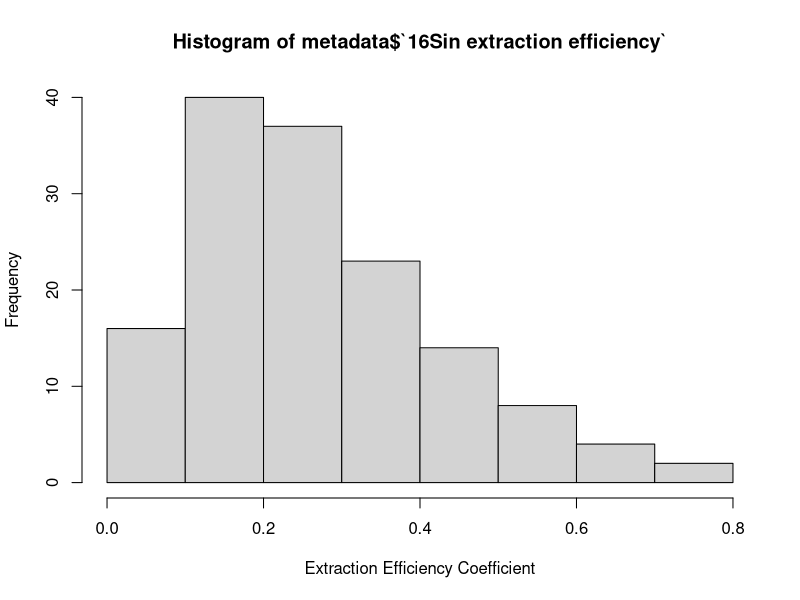
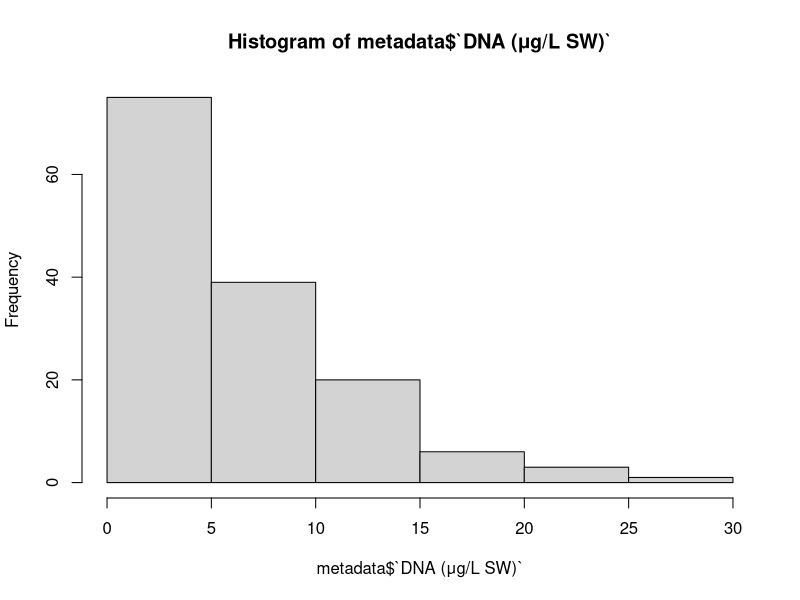
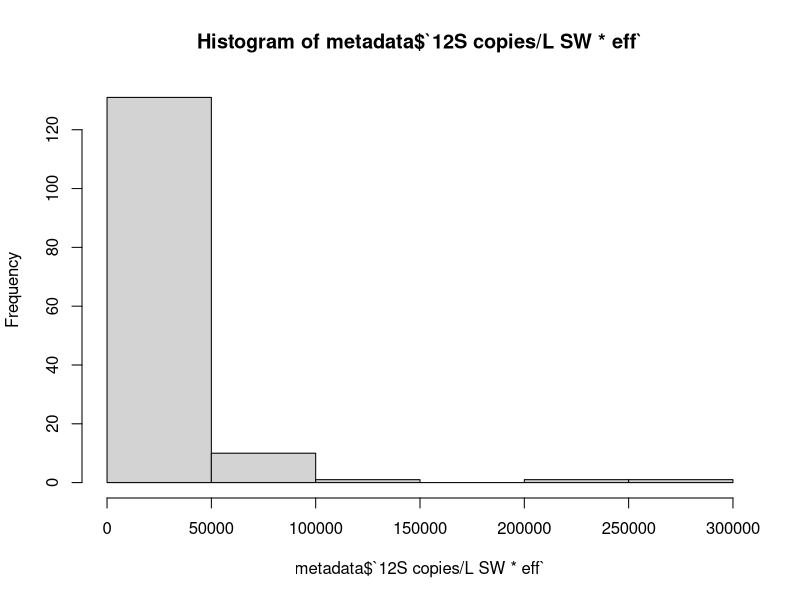
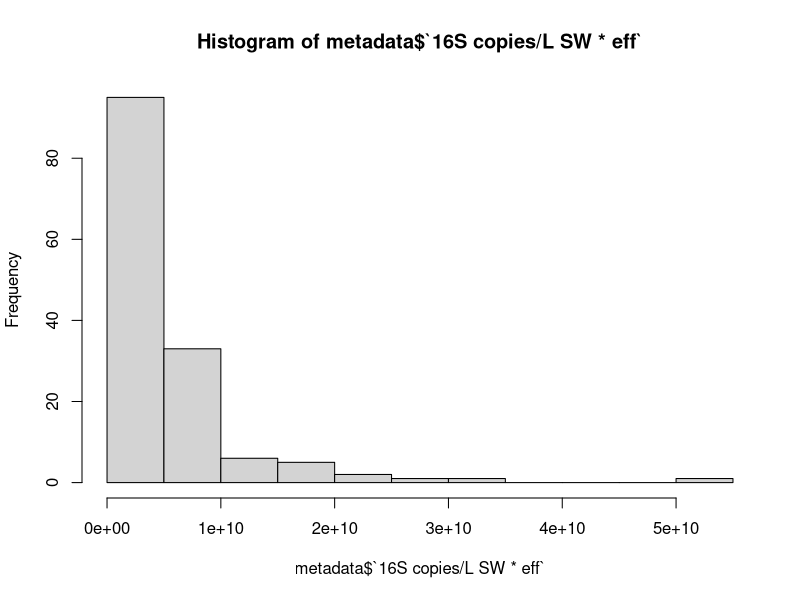
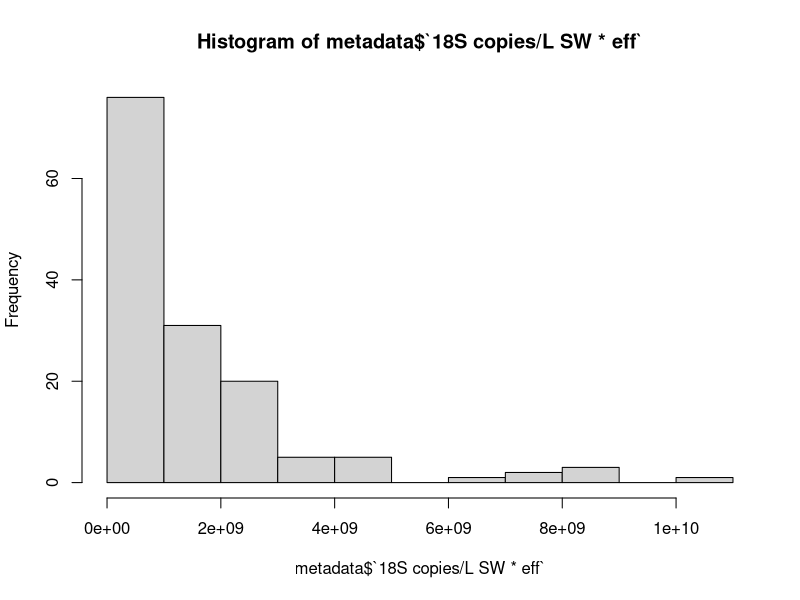
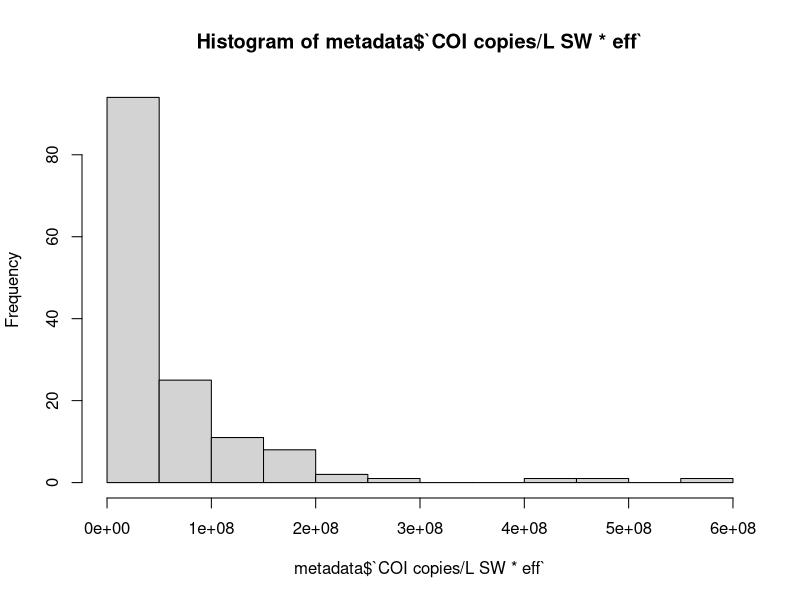

The R script that drew these images, in order:
library(tidyverse)
library(lubridate)
library(ggpubr)      # For data checks
library(GGally)      # For data checks

###################
### Data + metadata import, tidy, and format
###################
metadata <-  read_tsv("data/metadata_and_qPCR.txt")

# remove empty rows
if (all(is.na(tail(metadata, 1)))) {
  metadata <- metadata %>%
    slice(-n())
}

# Convert columns' data types accordingly and add rxn volumes
metadata <- metadata %>%
  mutate(across(c(latitude, longitude, `18S_DADA2_reads`, `18S_spike_main_ASV`, 
                  `16S_DADA2_reads`, `16S_spike_main_ASV`, `12S_DADA2_reads`), 
                ~ as.numeric(na_if(as.character(.), "N/A"))),
         Location = factor(Location, levels = c("Cooler blank 1",
                                               "Cooler blank 2",
                                               "Sackville River", 
                                               "DRDC barge", 
                                               "McKay bridge", 
                                               "Tufts Cove",
                                               "McNabs Island")),
         Date = ymd(Date),
         uL_per_qPCR_reaction = 5,
         uL_per_PCR_reaction = 2
  )
         


###################################################################################################
##      Gene quantities calculations
###################################################################################################
###################
### 16Sin qPCR calculated Extraction Efficiencies
###################
# Extr. efficiency coefficient = (16Sin_qPCRquantity for 5uL <- dilution <- elution vol) / spikes added
metadata <- metadata %>% 
  mutate(`16Sin extraction efficiency` = ((`16Sin_qPCR_quantity` / COI_16S_18S_qPCR_dilutions ) /   
           uL_per_qPCR_reaction * 
           elution_volume) / 
           `16S_spike_copies`
  )

# Check the data
hist(metadata$`16Sin extraction efficiency`, xlab = "Extraction Efficiency Coefficient")


###################
### Nanodrop DNA concentration method
###################
# [DNA] <- Elution volume <- Volume filtered = [DNA] in SW
metadata <- metadata %>% 
  mutate(`DNA (ng/L SW)` = (nanodrop_dna * elution_volume)   # DNA ng per filter
         / `Volume filtered (ml SW)` * 1000) %>%             # DNA ng / L Seawater
  mutate(`DNA (μg/L SW)` = `DNA (ng/L SW)` / 1e3)  # 1 μg = 1e3 ng

# Data check
hist(metadata$`DNA (μg/L SW)`)


#doubtful of bellow
#BBT_data <- BBT_data %>% 
#  mutate(`dna_per_L_SW_with_efficiencies` = `dna (ng/L SW)` * 1 / `16Sin extraction efficiency`)  #factoring in extraction efficiency
#hist(BBT_data$`dna_per_L_SW_with_efficiencies`)


###################
### qPCR gene counts method
###################

# qPCR quantities <- tmpl vol <- dilution <- Vol filt
### WITHOUT EXTRACTION EFFICIENCIES ###
metadata <- metadata %>% 
  mutate(`12S copies/L SW` = (`12S_qPCR_quantity` / `12S_dilutions`) /   # gene copies per 5 uL considering tmpl dilution
           uL_per_qPCR_reaction *                                                 # copies per uL
           elution_volume /                                                       # copies on filter
           `Volume filtered (ml SW)` * 1000,                                                    # copies / mL of SW
         
         `16S copies/L SW` = (`16S_qPCR_quantity` / COI_16S_18S_qPCR_dilutions) /   # gene copies per 5 uL considering tmpl dilution
           uL_per_qPCR_reaction *                                                 # copies per uL
           elution_volume /                                                       # copies on filter
           `Volume filtered (ml SW)` * 1000,                                                    # copies / mL of SW
         
         `18S copies/L SW` = (`18S_qPCR_quantity` / COI_16S_18S_qPCR_dilutions) /   # gene copies per 5 uL considering tmpl dilution
           uL_per_qPCR_reaction *                                                 # copies per uL
           elution_volume /                                                       # copies on filter
           `Volume filtered (ml SW)` * 1000,                                                    # copies / mL of SW
         
         `COI copies/L SW` = (`COI_qPCR_quantity` / COI_16S_18S_qPCR_dilutions) /   # gene copies per 5 uL considering tmpl dilution
           uL_per_qPCR_reaction *                                                 # copies per uL
           elution_volume /                                                       # copies on filter
           `Volume filtered (ml SW)` * 1000                                                   # copies / mL of SW
  )


# qPCR quantities <- tmpl vol <- dilution <- extr. eff. <- Vol filt
### WITH EXTRACTION EFFICIENCIES ###
metadata <- metadata %>% 
  mutate(`12S copies/L SW * eff` = (`12S_qPCR_quantity` / `12S_dilutions`) /   # gene copies per 5 uL considering tmpl dilution
           uL_per_qPCR_reaction *                                                 # copies per uL
           elution_volume *                                                       # copies on filter
           1/`16Sin extraction efficiency` /                                      # still copies on filter (factoring: efficiency of extracting spike DNA)
           `Volume filtered (ml SW)` * 1000,                                                    # copies / mL of SW
         
         `16S copies/L SW * eff` = (`16S_qPCR_quantity` / COI_16S_18S_qPCR_dilutions) /   # gene copies per 5 uL considering tmpl dilution
           uL_per_qPCR_reaction *                                                 # copies per uL
           elution_volume *                                                       # copies on filter
           1/`16Sin extraction efficiency` /                                      # still copies on filter (factoring: efficiency of extracting spike DNA)
           `Volume filtered (ml SW)` * 1000,                                                    # copies / mL of SW
         
         `18S copies/L SW * eff` = (`18S_qPCR_quantity` / COI_16S_18S_qPCR_dilutions) /   # gene copies per 5 uL considering tmpl dilution
           uL_per_qPCR_reaction *                                                 # copies per uL
           elution_volume *                                                       # copies on filter
           1/`16Sin extraction efficiency` /                                      # still copies on filter (factoring: efficiency of extracting spike DNA)
           `Volume filtered (ml SW)` * 1000,                                                    # copies / mL of SW
         
         `COI copies/L SW * eff` = (`COI_qPCR_quantity` / COI_16S_18S_qPCR_dilutions) /   # gene copies per 5 uL considering tmpl dilution
           uL_per_qPCR_reaction *                                                 # copies per uL
           elution_volume *                                                       # copies on filter
           1/`16Sin extraction efficiency` /                                      # still copies on filter (factoring: efficiency of extracting spike DNA)
           `Volume filtered (ml SW)` * 1000                                                   # copies / mL of SW
  )


# Check the data
hist(metadata$`12S copies/L SW * eff`)
hist(metadata$`16S copies/L SW * eff`)
hist(metadata$`18S copies/L SW * eff`)
hist(metadata$`COI copies/L SW * eff`)



###################
### ASV sequence counts method
###################

# Simplest
metadata <- metadata %>% 
  mutate(`16S_spike_ratios` = (`16S_spike_main_ASV` / `16S_DADA2_reads`), # Spike to total reads ratios
         
         `18S_spike_ratios` = (`18S_spike_main_ASV` / `18S_DADA2_reads`), # Spike to total reads ratios
         
         `16S_quant_reads` = (`16S_DADA2_reads` * `16S_spike_copies` /
                                          `16S_spike_main_ASV`),          # Spike corrected read counts
         
         `18S_quant_reads` = (`18S_DADA2_reads` * `18S_spike_copies` /
                                          `18S_spike_main_ASV`),          # Spike corrected read counts
         )


# Spike ASV counts <- total read counts <- ratio * Other ASV reads <- Extr. eff. <- volume filtered

metadata <- metadata %>% 
  mutate(`16S seq/L SW` = (`16S_spike_copies` * `16S_DADA2_reads` /
                              `16S_spike_main_ASV`) *                # Spike corrected read counts
           1/`16Sin extraction efficiency` /                             # Extr. eff. corrected read counts             
           COI_16S_18S_PCR_dilutions /                                   # Considering PCR template dilutions
           `Volume filtered (ml SW)` * 1000,                                           # Seqs per mL seawater
         
          `18S seq/L SW` = (`18S_spike_copies` * `18S_DADA2_reads` /
                                   `18S_spike_main_ASV`) *                # Spike corrected read counts
            1/`16Sin extraction efficiency` /                             # Extr. eff. corrected read counts             
            COI_16S_18S_PCR_dilutions /                                   # Considering PCR template dilutions
           `Volume filtered (ml SW)` * 1000                               # Seqs per mL seawater

### Think here, should I consider PCR tmpl dilutions and equimolar pooling at Seq library prep??? ###
  )


write_csv(metadata, "data/metadata_qPCR_calculated.csv")


